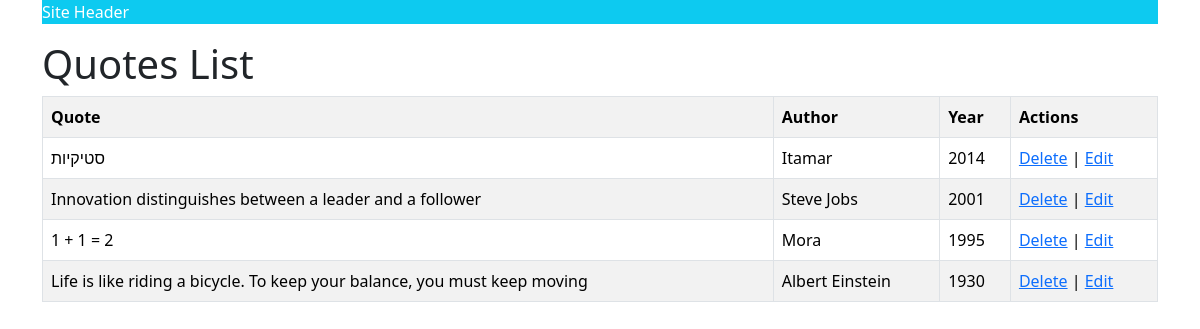
The page /quotes/ on the database as committed earlier.
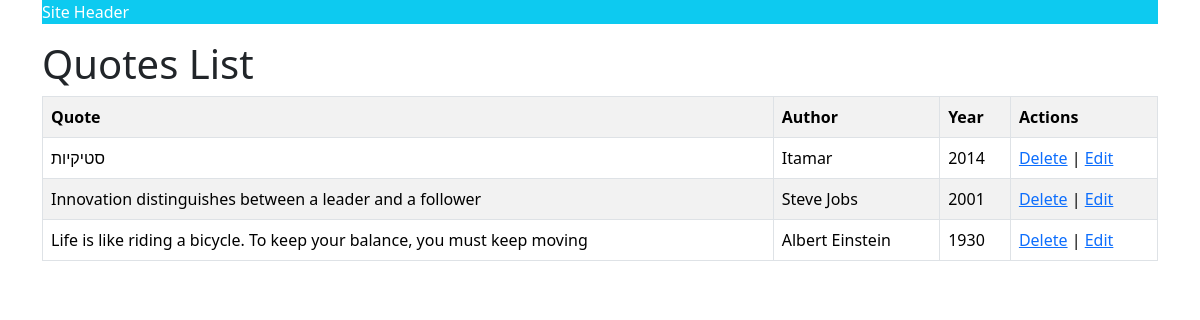
The same page on the database as committed later.
### quotes/models.py (models this page shows, shortened)
class Quote(models.Model):
    author = models.CharField(max_length=60)
    quote = models.TextField()
    year = models.IntegerField()
    created_at = models.DateTimeField(auto_now_add=True)
    updated_at = models.DateTimeField(auto_now=True)

### quotes/views.py (the view)
# urls.py: path('', get_quotes, name='quotes'),
def get_quotes(req):
    quotes = Quote.objects.all().order_by('-year')
    return render(req, 'quotes/list.html', {'quotes': quotes})

### quotes/templates/quotes/list.html (shortened to what this page needs)
{% extends 'quotes/base.html' %}
{% block content %}
  <h1>Quotes List</h1>
  <table class="table table-striped table-bordered">
    <tr>
      <th>Quote</th>
      <th>Author</th>
      <th>Year</th>
      <th>Actions</th>
    </tr>
    {% for quote in quotes %}
      <tr>
        <td>{{ quote.quote }}</td>
        <td>{{ quote.author }}</td>
        <td>{{ quote.year }}</td>
        <td>
          <a href="{% url "delete_quote" quote.id %}">Delete</a> |
          <a href="{% url "edit_quote" quote.id %}">Edit</a>
        </td>
      </tr>
    {% endfor %}
  </table>
{% endblock %}

### quotes/templates/quotes/base.html (shortened to what this page needs)
<!DOCTYPE html>
<html lang="en">
  <head>
    {% load bootstrap5 %}
    {% bootstrap_css %}
  </head>
  <body>
    <div class="container">
      <header class="bg-info text-white">
        <p>Site Header</p>
      </header>
      <main>
        {% block content %}
        {% endblock %}
      </main>
    </div>
  </body>
</html>

Rows that differ between the two databases and show on the page:
removed Quote: quote "1 + 1 = 2", author "Mora", year "1995"
